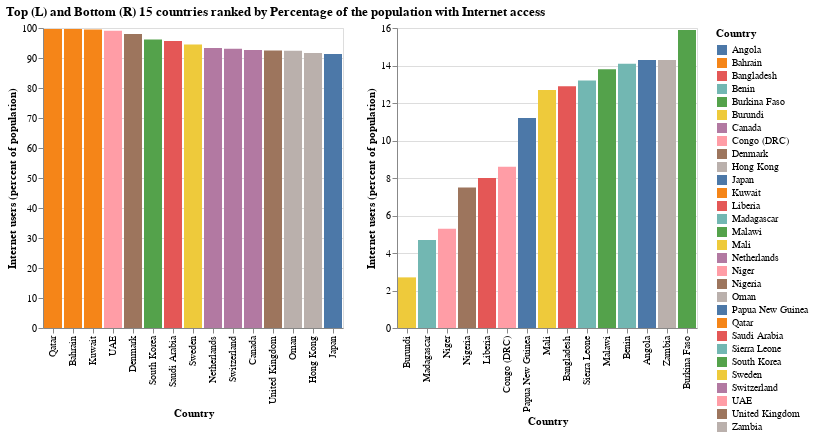

Notebook code cell kept with this figure:
### Code cell
bars1 = (
    alt.Chart(df_percentage_internet_users_top_15.query('Year == 2021'))
    .mark_bar()
    .encode(
        alt.X('Country', sort=None),
        alt.Y('Internet users (percent of population)', 
        sort=['Internet users (percent of population)']),
        color='Country',
    )
)
plot_title = f"Top 15 countries ranked by Percentage of the population with Internet access"
bars1.properties(title=plot_title)

bars2 = (
    alt.Chart(df_percentage_internet_users_bottom_15.query('Year == 2021'))
    .mark_bar()
    .encode(
        x = alt.X('Country', sort=None),
        y = alt.Y('Internet users (percent of population)'),
        color='Country',
    )
)
plot_title = f"Bottom 15 countries ranked by Percentage of the population with Internet access"
bars2.properties(title=plot_title)


bars1 | bars2
alt.hconcat(bars1, bars2, title="Top (L) and Bottom (R) 15 countries ranked by Percentage of the population with Internet access")

### Figure 1 — Vega-Lite specification as saved in the notebook (floating-point values rounded to 4 significant figures)
{"config": {"view": {"continuousWidth": 400, "continuousHeight": 300}}, "hconcat": [{"data": {"name": "data-d456ae44d8a144234fd73a56320b803b"}, "mark": "bar", "encoding": {"color": {"type": "nominal", "field": "Country"}, "x": {"type": "nominal", "field": "Country", "sort": null}, "y": {"type": "quantitative", "field": "Internet users (percent of population)", "sort": ["Internet users (percent of population)"]}}}, {"data": {"name": "data-5322cde18681c12cb1c2e68990a00fda"}, "mark": "bar", "encoding": {"color": {"type": "nominal", "field": "Country"}, "x": {"type": "nominal", "field": "Country", "sort": null}, "y": {"type": "quantitative", "field": "Internet users (percent of population)"}}}], "title": "Top (L) and Bottom (R) 15 countries ranked by Percentage of the population with Internet access", "$schema": "https://vega.github.io/schema/vega-lite/v4.8.1.json", "datasets": {"data-d456ae44d8a144234fd73a56320b803b": [{"Year": 2021, "Country": "Qatar", "Internet users (population)": 2.82, "Offline population": 0.01, "Internet users (percent of population)": 99.7, "Population": 2.9, "Mobile subscribers (Percentage)": 47.69}, {"Year": 2021, "Country": "Bahrain", "Internet users (population)": 1.48, "Offline population": 0.0, "Internet users (percent of population)": 99.7, "Population": 1.5, "Mobile subscribers (Percentage)": 77.2}, {"Year": 2021, "Country": "Kuwait", "Internet users (population)": 4.19, "Offline population": 0.02, "Internet users (percent of population)": 99.5, "Population": 4.3, "Mobile subscribers (Percentage)": 40.51}, {"Year": 2021, "Country": "UAE", "Internet users (population)": 9.69, "Offline population": 0.08, "Internet users (percent of population)": 99.1, "Population": 9.5, "Mobile subscribers (Percentage)": 21.12}, {"Year": 2021, "Country": "Denmark", "Internet users (population)": 5.66, "Offline population": 0.11, "Internet users (percent of population)": 98.0, "Population": 5.8, "Mobile subscribers (Percentage)": 21.64}, {"Year": 2021, "Country": "South Korea", "Internet users (population)": 49.26, "Offline population": 1.97, "Internet users (percent of population)": 96.2, "Population": 51.3, "Mobile subscribers (Percentage)": 2.622}, {"Year": 2021, "Country": "Saudi Arabia", "Internet users (population)": 32.76, "Offline population": 1.46, "Internet users (percent of population)": 95.7, "Population": 35.0, "Mobile subscribers (Percentage)": 3.443}, {"Year": 2021, "Country": "Sweden", "Internet users (population)": 9.5, "Offline population": 0.55, "Internet users (percent of population)": 94.5, "Population": 10.1, "Mobile subscribers (Percentage)": 12.72}, {"Year": 2021, "Country": "Netherlands", "Internet users (population)": 16.1, "Offline population": 1.16, "Internet users (percent of population)": 93.3, "Population": 17.3, "Mobile subscribers (Percentage)": 7.358}, {"Year": 2021, "Country": "Switzerland", "Internet users (population)": 8.02, "Offline population": 0.59, "Internet users (percent of population)": 93.1, "Population": 8.7, "Mobile subscribers (Percentage)": 14.48}, {"Year": 2021, "Country": "Canada", "Internet users (population)": 34.05, "Offline population": 2.68, "Internet users (percent of population)": 92.7, "Population": 37.7, "Mobile subscribers (Percentage)": 2.438}, {"Year": 2021, "Country": "United Kingdom", "Internet users (population)": 62.48, "Offline population": 5.05, "Internet users (percent of population)": 92.5, "Population": 67.9, "Mobile subscribers (Percentage)": 1.766}, {"Year": 2021, "Country": "Oman", "Internet users (population)": 4.27, "Offline population": 0.35, "Internet users (percent of population)": 92.4, "Population": 4.4, "Mobile subscribers (Percentage)": 31.41}, {"Year": 2021, "Country": "Hong Kong", "Internet users (population)": 6.82, "Offline population": 0.61, "Internet users (percent of population)": 91.7, "Population": 7.5, "Mobile subscribers (Percentage)": 38.47}, {"Year": 2021, "Country": "Japan", "Internet users (population)": 116.1, "Offline population": 11.09, "Internet users (percent of population)": 91.3, "Population": 126.5, "Mobile subscribers (Percentage)": 1.162}], "data-5322cde18681c12cb1c2e68990a00fda": [{"Year": 2021, "Country": "Burundi", "Internet users (population)": 0.29, "Offline population": 10.54, "Internet users (percent of population)": 2.7, "Population": 11.9, "Mobile subscribers (Percentage)": 4.756}, {"Year": 2021, "Country": "Madagascar", "Internet users (population)": 1.16, "Offline population": 23.37, "Internet users (percent of population)": 4.7, "Population": 27.4, "Mobile subscribers (Percentage)": 1.482}, {"Year": 2021, "Country": "Niger", "Internet users (population)": 1.18, "Offline population": 21.26, "Internet users (percent of population)": 5.3, "Population": 24.2, "Mobile subscribers (Percentage)": 1.678}, {"Year": 2021, "Country": "Nigeria", "Internet users (population)": 14.26, "Offline population": 176.6, "Internet users (percent of population)": 7.5, "Population": 206.1, "Mobile subscribers (Percentage)": 0.4459}, {"Year": 2021, "Country": "Liberia", "Internet users (population)": 0.38, "Offline population": 4.33, "Internet users (percent of population)": 8.0, "Population": 5.1, "Mobile subscribers (Percentage)": 11.1}, {"Year": 2021, "Country": "Congo (DRC)", "Internet users (population)": 7.02, "Offline population": 74.38, "Internet users (percent of population)": 8.6, "Population": 89.6, "Mobile subscribers (Percentage)": 0.4777}, {"Year": 2021, "Country": "Papua New Guinea", "Internet users (population)": 0.95, "Offline population": 7.49, "Internet users (percent of population)": 11.2, "Population": 8.9, "Mobile subscribers (Percentage)": 5.348}, {"Year": 2021, "Country": "Mali", "Internet users (population)": 2.2, "Offline population": 15.11, "Internet users (percent of population)": 12.7, "Population": 19.1, "Mobile subscribers (Percentage)": 6.105}, {"Year": 2021, "Country": "Bangladesh", "Internet users (population)": 21.03, "Offline population": 142.0, "Internet users (percent of population)": 12.9, "Population": 164.7, "Mobile subscribers (Percentage)": 0.6163}, {"Year": 2021, "Country": "Sierra Leone", "Internet users (population)": 0.99, "Offline population": 6.5, "Internet users (percent of population)": 13.2, "Population": 8.0, "Mobile subscribers (Percentage)": 10.76}, {"Year": 2021, "Country": "Malawi", "Internet users (population)": 2.44, "Offline population": 15.23, "Internet users (percent of population)": 13.8, "Population": 19.1, "Mobile subscribers (Percentage)": 2.503}, {"Year": 2021, "Country": "Benin", "Internet users (population)": 1.58, "Offline population": 9.6, "Internet users (percent of population)": 14.1, "Population": 12.1, "Mobile subscribers (Percentage)": 7.248}, {"Year": 2021, "Country": "Angola", "Internet users (population)": 4.28, "Offline population": 25.54, "Internet users (percent of population)": 14.3, "Population": 32.9, "Mobile subscribers (Percentage)": 1.416}, {"Year": 2021, "Country": "Zambia", "Internet users (population)": 2.48, "Offline population": 14.87, "Internet users (percent of population)": 14.3, "Population": 18.4, "Mobile subscribers (Percentage)": 5.239}, {"Year": 2021, "Country": "Burkina Faso", "Internet users (population)": 3.05, "Offline population": 16.15, "Internet users (percent of population)": 15.9, "Population": 20.9, "Mobile subscribers (Percentage)": 4.794}]}}
